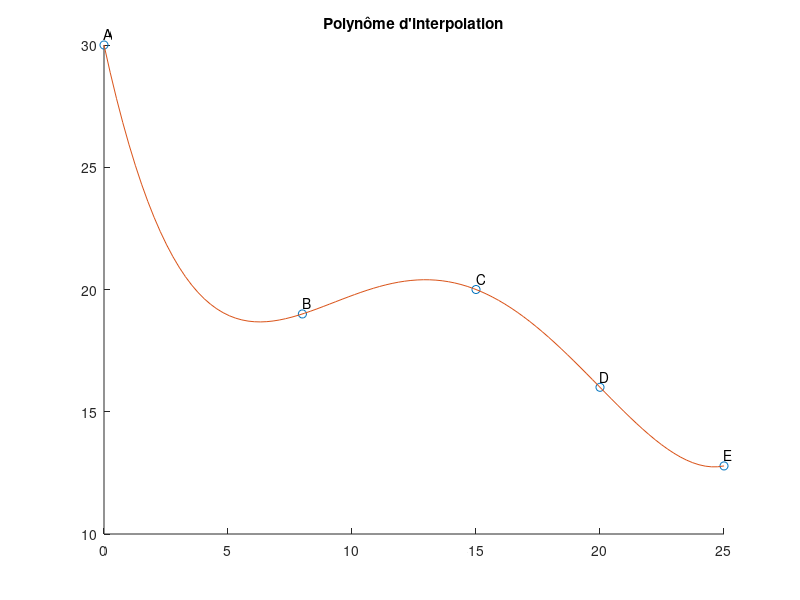
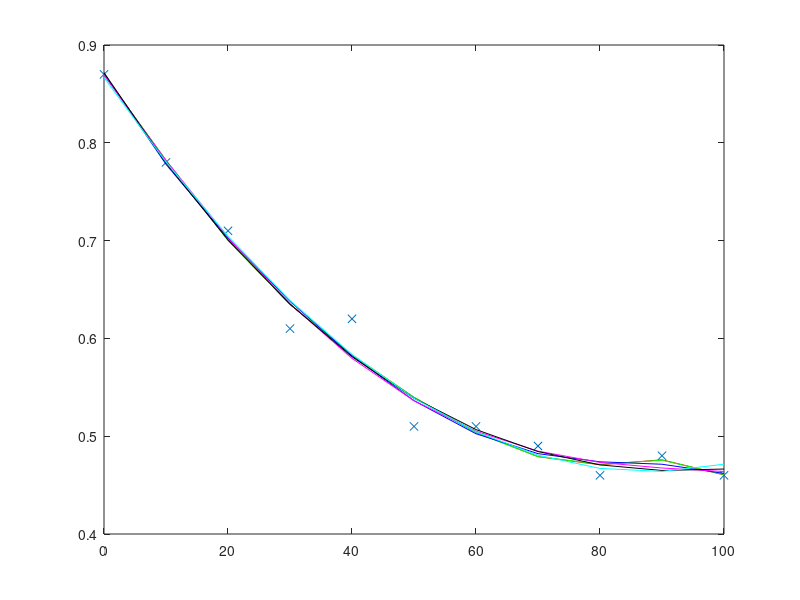

Write the MATLAB code that produced these figures, in order.

%% Clean up
clc % vide ligne de commande
clear all % vide workspace
close all % vide fenetres et graphiques

%% Trajectoire - polynome d'interpolation

xn = [0 8 15 20 25 ];
yn = [ 30 19 20 16 12.7843 ];
names = {'A', 'B', 'C', 'D', 'E'}

phi1 = ones(size(xn))';
phi2 = xn';
phi3 = (xn.^2)';
phi4 = (xn.^3)';
phi5 = (xn.^4)';

%P = vander(xn)

P = [ phi1 phi2 phi3 phi4 phi5; ];

A = pinv(P)*yn'

r = roots([A(5)*4 A(4)*3 A(3)*2 A(2)])
x = linspace(0, 25);
g = A(1) + A(2)*x + A(3)*x.^2 + A(4)*x.^3 + A(5)*x.^4;

figure
hold on
plot(xn, yn, 'o')
plot(x, g)
title("Polynôme d'interpolation")
text(xn, yn+0.45, names)
hold off

%% Trajectoire - polynome d'approximation
dx = 10;
xn = [0:dx:100];
yn = [ 0.87 0.78 0.71 0.61 0.62 0.51 0.51 0.49 0.46 0.48 0.46 ];
N = 11;

phi1 = ones(size(xn))';
phi2 = xn';
phi3 = (xn.^2)';
phi4 = (xn.^3)';
phi5 = (xn.^4)';
phi6 = (xn.^5)';
phi7 = (xn.^6)';
phi8 = (xn.^7)';

% Pour M = 8
P8 = [ phi1 phi2 phi3 phi4 phi5 phi6 phi7 phi8 ; ];
A8 = pinv(P8)*yn';

% Pour M = 7
P7 = [ phi1 phi2 phi3 phi4 phi5 phi6 phi7 ; ];
A7 = pinv(P7)*yn';

% Pour M = 6
P6 = [ phi1 phi2 phi3 phi4 phi5 phi6 ; ];
A6 = pinv(P6)*yn';

% Pour M = 5
P5 = [ phi1 phi2 phi3 phi4 phi5 ; ];
A5 = pinv(P5)*yn';

% Pour M = 4
P4 = [ phi1 phi2 phi3 phi4 ; ];
A4 = pinv(P4)*yn';

% Pour M = 3
P3 = [ phi1 phi2 phi3 ; ];
A3 = pinv(P3)*yn';

% Polynômes d'approximations
g8 = A8(1) + A8(2)*xn + A8(3)*xn.^2 + A8(4)*xn.^3 + A8(5)*xn.^4 + A8(6)*xn.^5 + A8(7)*xn.^6 + A8(8)*xn.^7;
g7 = A7(1) + A7(2)*xn + A7(3)*xn.^2 + A7(4)*xn.^3 + A7(5)*xn.^4 + A7(6)*xn.^5 + A7(7)*xn.^6;
g6 = A6(1) + A6(2)*xn + A6(3)*xn.^2 + A6(4)*xn.^3 + A6(5)*xn.^4 + A6(6)*xn.^5;
g5 = A5(1) + A5(2)*xn + A5(3)*xn.^2 + A5(4)*xn.^3 + A5(5)*xn.^4;
g4 = A4(1) + A4(2)*xn + A4(3)*xn.^2 + A4(4)*xn.^3;
g3 = A3(1) + A3(2)*xn + A3(3)*xn.^2;

% Représentation
figure
plot(xn, yn, 'x')
hold on
plot(xn, g8, 'red')
plot(xn, g7, 'green')
plot(xn, g6, 'blue')
plot(xn, g5, 'magenta')
plot(xn, g4, 'black')
plot(xn, g3, 'cyan')
hold off

% Calcul des erreurs pour 5 et 6

% Erreur quadratique
E5 = sum((g5-yn).^2)
E6 = sum((g6-yn).^2)

% RMSE
errr_rms_5 = sqrt(mean((g5-yn).*(g5-yn)))
errr_rms_6 = sqrt(mean((g6-yn).*(g6-yn)))

% Correlation
y_mean = mean(yn);
R_2_5 = (sum((g5 - y_mean).^2)) / ( sum((yn - y_mean).^2) )
R_2_6 = (sum((g6 - y_mean).^2)) / ( sum((yn - y_mean).^2) )

% Choix : M = 6, car c'est dont la correlation est le plus proche de 1

%% Coussin-trampoline

m = 80 + 8;
g = 9.8;
mg = m*g;
h0 = 5;
hr = 0;
k = 6000;

a = (1/2)*k;
b = mg;
c = -mg*h0;

hf1 = (-b + sqrt((b^2)-(4*a*c)))/(2*a)
hf2 = (-b - sqrt((b^2)-(4*a*c)))/(2*a)

%% Ballon-mousse et minuterie

vb = -1;
mb = 8;
coeff_res = 0;

%% Bassin d'eau

kf = 0.95;
b = 47;
g = 9.8;
m = 80;
mg = m*g;
h1 = 10;
vf = 1;

% Vitesse initiale
vi = sqrt(2*g*h1);

% Point d'operation
v0 = sqrt( (mg.*(1-kf)) ./ b )

% Constantes
C = ( (g*(1-kf)) / v0 ) - ( b*v0 / m )
K = ( (-g*(1-kf)) / v0^2 ) - ( b / m )

% Vitesses
dvi = vi - v0;
dvf = vf - v0;

% Hauteur z
z = (log(dvf) - log(dvi)) ./ K 
